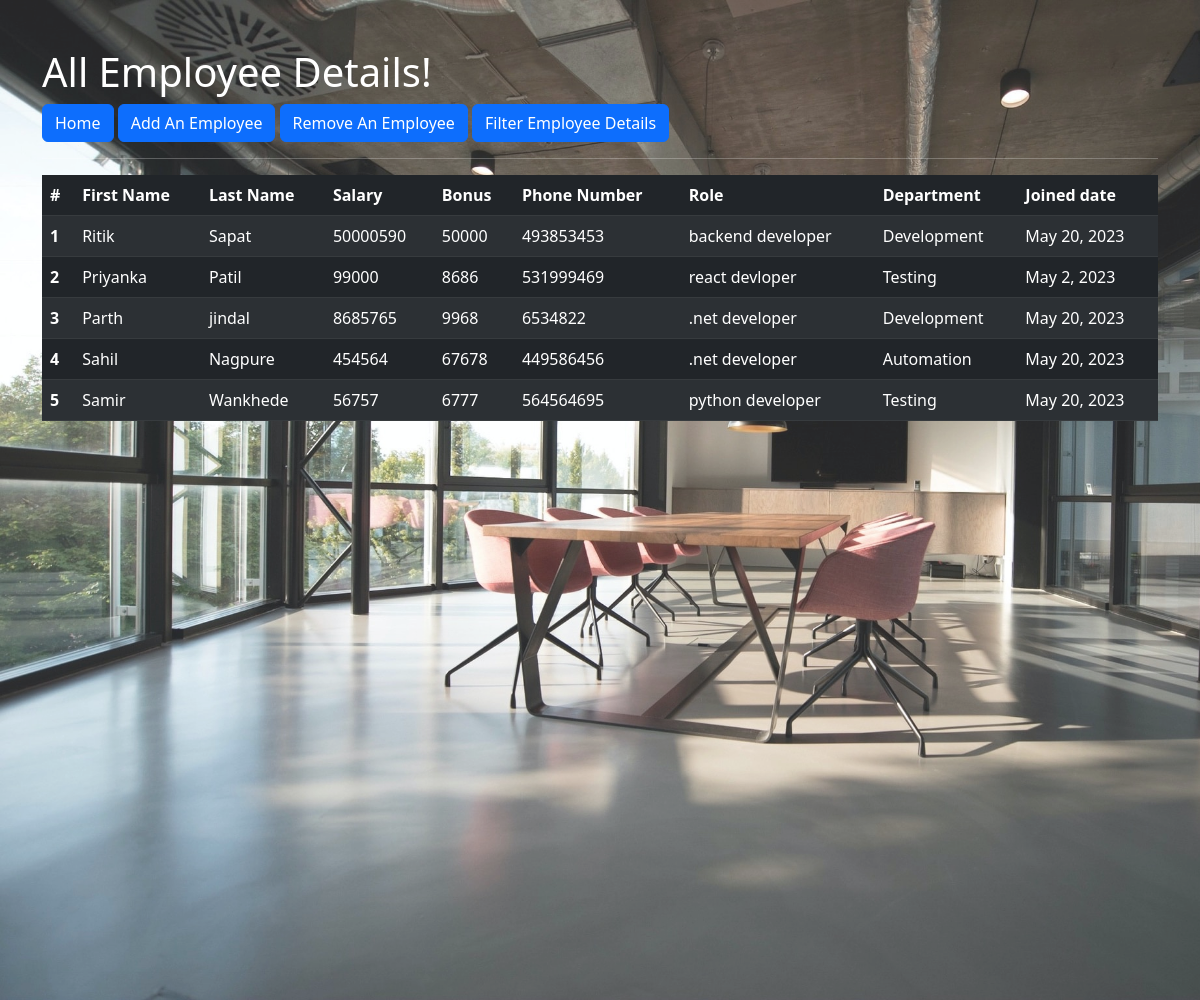
The app's page /all_emp with its own data.
### employee/models.py (models this page shows, shortened)
class Employee(models.Model):
    first_name = models.CharField(max_length=100,null=False)
    last_name = models.CharField(max_length=100)
    dept = models.ForeignKey(Department,on_delete=models.CASCADE)
    salary = models.IntegerField(default=0)
    bonus = models.IntegerField(default=0)
    role = models.ForeignKey(Role,on_delete=models.CASCADE)
    phone = models.IntegerField(default=0)
    joined_date = models.DateField()

class Role(models.Model):
    name = models.CharField(max_length=100,null=False)
    def __str__(self):
        return self.name

class Department(models.Model):
    name = models.CharField(max_length=100,null=False)
    location = models.CharField(max_length=100)
    def __str__(self):
        return self.name

### employee/views.py (the view)
# urls.py: path('all_emp',views.all_emp,name='all_emp'),
def all_emp(request):
    emps = Employee.objects.all()
    context ={
        'emps':emps
    }
    return render(request,'all_emp.html',context)

### templates/all_emp.html (shortened to what this page needs)
{% load static %}
<!DOCTYPE html>
<html lang="en">
<head>
    <link href="https://cdn.jsdelivr.net/npm/bootstrap@5.3.0-alpha3/dist/css/bootstrap.min.css" rel="stylesheet">
    <link rel="stylesheet" href="{% static 'css/style.css' %}">
  </head>
    <body>
      <div class="box"></div>
    <div class="container mt-5">
        <h1>All Employee Details!</h1>
        <a class='btn btn-primary' role='button' href="/">Home</a>
        <a class='btn btn-primary' role='button' href="{% url 'add_emp' %}">Add An Employee</a>
        <a class='btn btn-primary' role='button' href="{% url 'remove_emp' %}">Remove An Employee</a>
        <a class='btn btn-primary' role='button' href="{% url 'filter_emp' %}">Filter Employee Details</a>
        <hr>
        <table class="table table-dark table-striped">
            <thead>
              <tr>
                <th scope="col">#</th>
                <th scope="col">First Name</th>
                <th scope="col">Last Name</th>
                <th scope="col">Salary</th>
                <th scope="col">Bonus</th>
                <th scope="col">Phone Number</th>
                <th scope="col">Role</th>
                <th scope="col">Department</th>
                <th scope="col">Joined date</th>
              </tr>
            </thead>
            <tbody>
                {% for emp in emps %}
              <tr>
                <th scope="row">{{ forloop.counter }}</th>
                <td>{{ emp.first_name }}</td>
                <td>{{ emp.last_name }}</td>
                <td>{{ emp.salary }}</td>
                <td>{{ emp.bonus }}</td>
                <td>{{ emp.phone }}</td>
                <td>{{ emp.role }}</td>
                <td>{{ emp.dept }}</td>
                <td>{{ emp.joined_date }}</td>
              </tr>
              {% endfor %}
            </tbody>
          </table>
    </div>
</body>
</html>

### static/css/style.css (style rules this page uses)
body { color: white; }
.box { width:100vw; height:1000px; }

### records on screen
Employee: first_name "Ritik", last_name "Sapat", salary "50000590", bonus "50000", phone "493853453", role "backend developer", dept "Development", joined_date "May 20, 2023"
Employee: first_name "Priyanka", last_name "Patil", salary "99000", bonus "8686", phone "531999469", role "react devloper", dept "Testing", joined_date "May 2, 2023"
Employee: first_name "Parth", last_name "jindal", salary "8685765", bonus "9968", phone "6534822", role ".net developer", dept "Development", joined_date "May 20, 2023"
Employee: first_name "Sahil", last_name "Nagpure", salary "454564", bonus "67678", phone "449586456", role ".net developer", dept "Automation", joined_date "May 20, 2023"
Employee: first_name "Samir", last_name "Wankhede", salary "56757", bonus "6777", phone "564564695", role "python developer", dept "Testing", joined_date "May 20, 2023"
